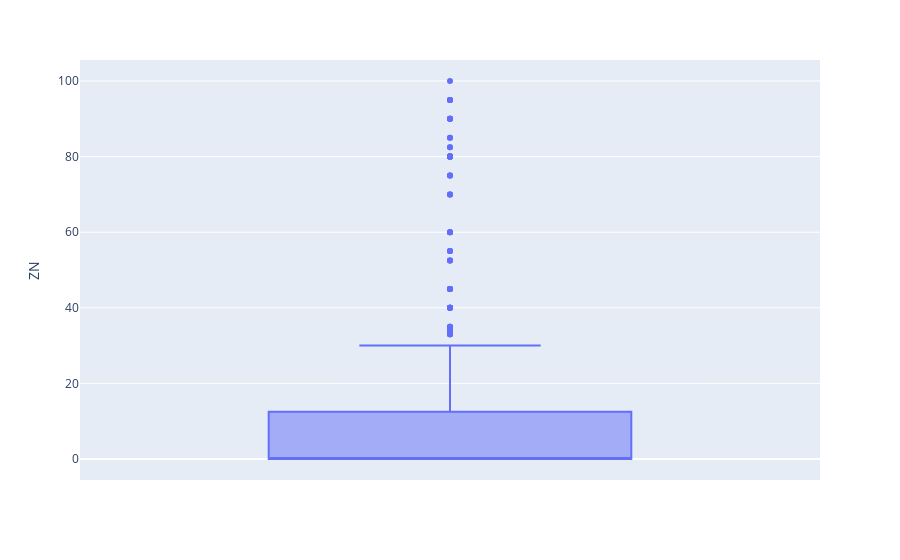

The code cell stored with this chart in its notebook:
### Markdown cell above
- ZN:   proportion of residential land zoned for lots over 25,000 sq.ft.
- Correlation with Target Variable: 0.360445

### Code cell
fig=px.box(df,y='ZN')
fig.show()

### Figure 1 — Plotly figure (JSON) as saved in the notebook; plotly's stock layout.template omitted (floating-point values rounded to 4 significant figures; data arrays with more than 128 entries replaced by an {"elided": "..."} marker saying what was removed)
{"data": [{"alignmentgroup": "True", "hoverlabel": {"namelength": 0}, "hovertemplate": "ZN=%{y}", "legendgroup": "", "marker": {"color": "#636efa"}, "name": "", "notched": false, "offsetgroup": "", "orientation": "v", "showlegend": false, "type": "box", "x0": " ", "xaxis": "x", "y": {"elided": "506 float values"}, "y0": " ", "yaxis": "y"}], "layout": {"boxmode": "group", "legend": {"tracegroupgap": 0}, "margin": {"t": 60}, "xaxis": {"anchor": "y", "domain": [0, 1]}, "yaxis": {"anchor": "x", "domain": [0, 1], "title": {"text": "ZN"}}}}
